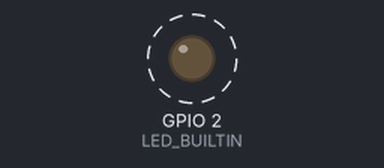
A sketch run on a simulated ESP8266 (NodeMCU). Parts: output pins drawn as LEDs (lit = HIGH, except the on-board LED, lit = LOW). Dashed ring = blinking. WiFi joins after 1.5 s; servers stay silent unless stated; what the sketch prints to the serial monitor is not drawn.

Above: at 1.7 s.
Timing chart, 0 to 4.5 s (numbered marks = the images above):
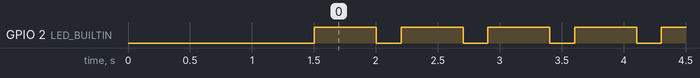

Measured:
- by itself, GPIO 2 (LED_BUILTIN): alternates HIGH for 0.50 s and LOW for 0.20 s

The sketch:

wifi_manager.ino
```cpp
#include <ESP8266WiFi.h>
#include <DNSServer.h>
#include <ESP8266WebServer.h>
#include <WiFiManager.h>

void setup() {
    Serial.begin(115200);
    pinMode(LED_BUILTIN,OUTPUT);
    WiFiManager wifiManager;
    wifiManager.resetSettings();
    wifiManager.autoConnect("LocateIOT Hotspot");
    Serial.println("connected :)");
}
void loop() {
  if (WiFi.status() == WL_CONNECTED)
  {
    while(WiFi.status() == WL_CONNECTED){
      digitalWrite(LED_BUILTIN,HIGH);
      delay(500);
      digitalWrite(LED_BUILTIN,LOW);
      delay(200);
   }
  }
  else
  {
    digitalWrite(LED_BUILTIN,LOW);
  }
}
```
